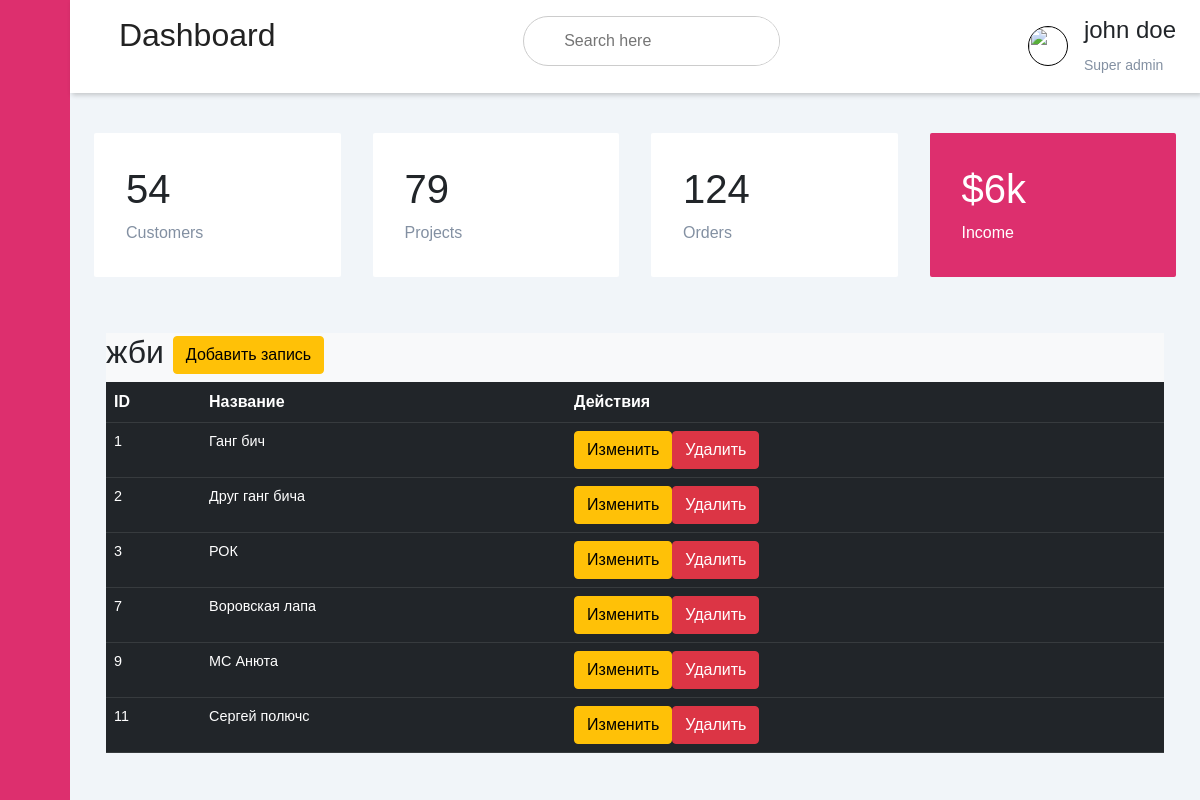
Page /edit/categories/1 on the committed database.
### app/models.py (models this page shows)
class Category(db.Model):  #
    __tablename__ = 'categories'
    id = Column(Integer(), primary_key=True)
    name = Column(String(250), nullable=False, unique=True)

class Record(db.Model):
    __tablename__ = 'records'
    id = Column(Integer(), primary_key=True)
    name = Column(String(250), nullable=False, unique=True)
    photo = Column(BLOB)
    text = Column(TEXT)
    category_id = Column(Integer(), db.ForeignKey('categories.id'))

### app/editor_bp/routes/category_routes.py (the view)
@blueprint.route('/categories/<id>', methods=['GET', 'POST'])
def category(id):
    records = Record.query.filter_by(category_id=id).all()
    category_name = Category.query.filter_by(id=id).first().name
    return render_template('editor_bp/category.html', records=records, category_name=category_name)

### app/editor_bp/templates/editor_bp/category.html (shortened to what this page needs)
{% extends 'base_edit_template.html' %}
{% block head %}
<link rel="stylesheet" href="{{url_for('admin.static', filename = 'css/bootstrap.min.css')}}">
{% endblock %}
{%block sidebar_menu%}
<div class="sidebar">
    <div class="sidebar-brand">
        <h2> <span>Админ панель</span></h2>
    </div>
    <div class="sidebar-menu">
        <ul>
            <li>
                <a href="{{url_for('editor.add_record')}}"><span class="las la-igloo"></span><span>Записи</span></a>
            </li>
            <li>
                <a href="{{url_for('editor.show_categories')}}"><span class="las la-users"></span><span>Категории</span></a>
            </li>
            <li>
                <a href=""><span class="las la-clipboard-list"></span><span>Меню</span></a>
            </li>
            <li>
                <a href=""><span class="las la-shopping-bag"></span><span>Быстрый доступ</span></a>
            </li>
            <li>
                <a href=""><span class="las la-receipt"></span><span>Партнеры</span></a>
            </li>
            <li>
                <a href=""><span class="las la-user-circle"></span><span>Правая панель</span></a>
            </li>
            <li>
                <a href=""><span class="las la-clipboard-list"></span><span>Метрики</span></a>
            </li>
        </ul>
    </div>
</div>
{%endblock%}
{% block header %}
{% include 'header.html' %}
{% endblock %}
{% block content %}
<div class="container">
    <div class="row">
        <div class="col md-12">
            <div class="bg-light p3">
                <h2>{{category_name}}
                    <a href="{{url_for('editor.add_record')}}" class="btn btn-warning btn-xs">Добавить запись</a>
                </h2>
                <table class="table table-hover table-dark">
                    <tr>
                        <th>ID</th>
                        <th>Название</th>
                        <th>Действия</th>
                    </tr>
                    {% for row in records %}
                    <tr>
                        <td>{{ row.id }}</td>
                        <td>{{ row.name }}</td>
                        <td>
                            <a href="{{url_for('editor.record', id=row.id)}}"
                               class="btn btn-warning btn-xs">Изменить</a>
                            <a href="{{url_for('editor.delete_record', id=row.id)}}" class="btn btn-danger btn-xs"
                               onclick="return confirm('Вы хотите удалить? ?')">Удалить</a>
                        </td>
                    </tr>
                    {% endfor%}
                </table>
            </div>
        </div>
    </div>
</div>
{% endblock %}

### app/editor_bp/static/css/style.css (style rules this page uses)
:root { --main-color: #dd2f6e; --color-dark: #1d2231; --text-grey: #8390a2; }
* { padding: 0; margin: 0; box-sizing: border-box; list-style-type: none; text-decoration: none; font-family: 'Poppins', sans-serif; }
.sidebar { width: 345px; position: fixed; left: 0; top: 0; height: 100%; background: #dd2f6e; z-index: 100; transition: width 300ms; }
.sidebar-brand { height: 90px; padding: 1rem 0rem 1rem 2rem; color: #fff; }
.sidebar-menu { margin-top: 1rem; }
.sidebar-menu li { width: 100%; margin-bottom: 1.7rem; padding-left: 1rem; }
.sidebar-menu a { padding-left: 1rem; display: block; color: #fff; font-size: 1.1rem; }
.sidebar-menu a span:first-child { font-size: 1.5rem; padding-right: 1rem; }
table { border-collapse: collapse; }
td { padding: .5rem 1rem; font-size: 0.9rem; color: #fff; }
tr td:last-child { display: flex; align-items: center; }
body { font: 14px/21px "Lucida Sans", "Lucida Grande", "Lucida Sans Unicode", sans-serif; }
table tr td { color: #fff; }
@media only screen and (max-width: 1200px) { .sidebar { width: 70px; } }
@media only screen and (max-width: 1200px) { .sidebar .sidebar-brand, .sidebar li { padding-left: 1rem; text-align: center; } }
@media only screen and (max-width: 1200px) { .sidebar li a { padding-left: 0rem; } }

### rows in the picture
Category: name "жби"
Record: id "1", name "Ганг бич"
Record: id "2", name "Друг ганг бича"
Record: id "3", name "РОК"
Record: id "7", name "Воровская лапа"
Record: id "9", name "МС Анюта"
Record: id "11", name "Сергей полючс"
